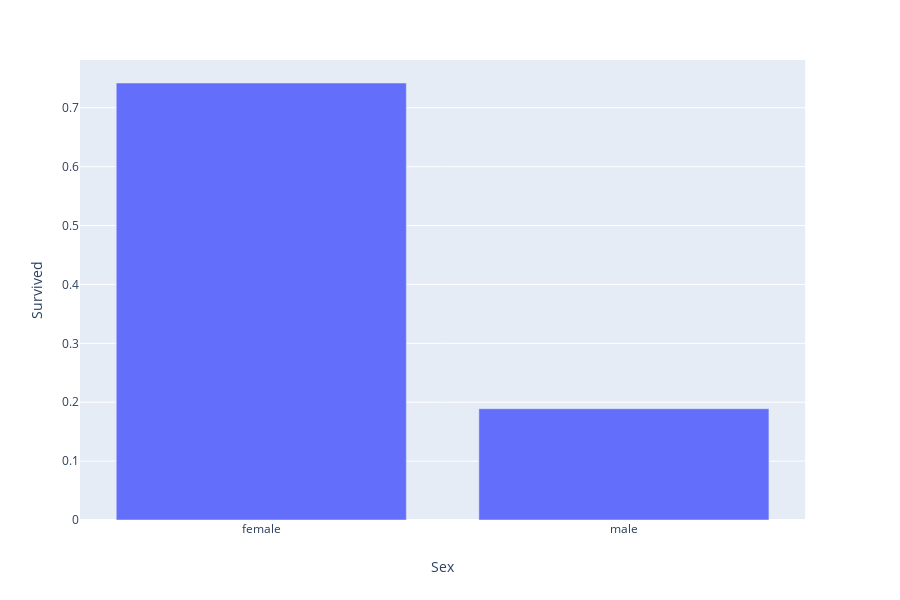

Notebook code cell kept with this figure:
### Code cell
#ANS
fig = px.bar(df_survive, x="Sex", y="Survived")
fig.show()

### Figure 1 — Plotly figure (JSON) as saved in the notebook; plotly's stock layout.template omitted (floating-point values rounded to 4 significant figures)
{"data": [{"alignmentgroup": "True", "hoverlabel": {"namelength": 0}, "hovertemplate": "Sex=%{x}<br>Survived=%{y}", "legendgroup": "", "marker": {"color": "#636efa"}, "name": "", "offsetgroup": "", "orientation": "v", "showlegend": false, "textposition": "auto", "type": "bar", "x": ["female", "male"], "xaxis": "x", "y": [0.742, 0.1889], "yaxis": "y"}], "layout": {"barmode": "relative", "height": 600, "legend": {"tracegroupgap": 0}, "margin": {"t": 60}, "xaxis": {"anchor": "y", "domain": [0, 0.98], "title": {"text": "Sex"}}, "yaxis": {"anchor": "x", "domain": [0, 1], "title": {"text": "Survived"}}}}
